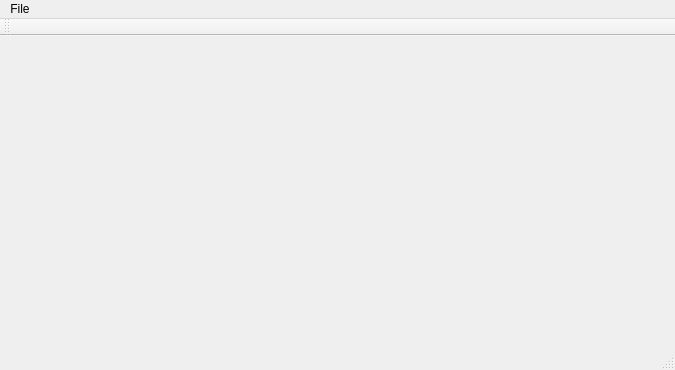
<?xml version="1.0" encoding="UTF-8"?>
<ui version="4.0">
 <class>MainWindow</class>
 <widget class="QMainWindow" name="MainWindow">
  <property name="geometry">
   <rect>
    <x>0</x>
    <y>0</y>
    <width>675</width>
    <height>370</height>
   </rect>
  </property>
  <property name="windowTitle">
   <string>BFKIT FFT Demo</string>
  </property>
  <widget class="QWidget" name="centralWidget">
   <property name="sizePolicy">
    <sizepolicy hsizetype="Preferred" vsizetype="Preferred">
     <horstretch>0</horstretch>
     <verstretch>0</verstretch>
    </sizepolicy>
   </property>
   <layout class="QGridLayout" name="gridLayout">
    <item row="0" column="0">
     <widget class="SpectrographWidget" name="spectroWidget" native="true">
      <property name="sizePolicy">
       <sizepolicy hsizetype="MinimumExpanding" vsizetype="MinimumExpanding">
        <horstretch>0</horstretch>
        <verstretch>0</verstretch>
       </sizepolicy>
      </property>
      <property name="minimumSize">
       <size>
        <width>520</width>
        <height>210</height>
       </size>
      </property>
     </widget>
    </item>
   </layout>
  </widget>
  <widget class="QMenuBar" name="menuBar">
   <property name="geometry">
    <rect>
     <x>0</x>
     <y>0</y>
     <width>675</width>
     <height>22</height>
    </rect>
   </property>
   <widget class="QMenu" name="menuFile">
    <property name="title">
     <string>File</string>
    </property>
    <addaction name="actionPreferences"/>
   </widget>
   <addaction name="menuFile"/>
  </widget>
  <widget class="QStatusBar" name="statusBar"/>
  <widget class="QToolBar" name="toolBar">
   <property name="windowTitle">
    <string>toolBar</string>
   </property>
   <attribute name="toolBarArea">
    <enum>TopToolBarArea</enum>
   </attribute>
   <attribute name="toolBarBreak">
    <bool>false</bool>
   </attribute>
  </widget>
  <action name="actionPreferences">
   <property name="text">
    <string>Preferences...</string>
   </property>
  </action>
 </widget>
 <layoutdefault spacing="6" margin="11"/>
 <customwidgets>
  <customwidget>
   <class>SpectrographWidget</class>
   <extends>QWidget</extends>
   <header>spectrographwidget.h</header>
   <container>1</container>
  </customwidget>
 </customwidgets>
 <resources/>
 <connections/>
</ui>
